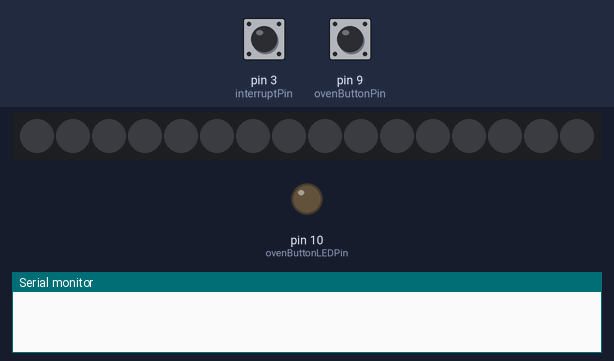
A sketch run on a simulated Arduino Uno, built with avr-gcc and run on an emulated ATmega328P. Shown: 16 RGB LEDs in strip order, left to right, output pins drawn as LEDs (lit = HIGH), the last lines printed to the serial monitor. Inputs (shaded band) come from the test bench; at power-on: pin 9 (ovenButtonPin) HIGH, pin 3 (interruptPin) HIGH. Dim RGB values are drawn brighter than linear.

Above: at 1.2 s.
1.3 s: pin 9 (ovenButtonPin) pulled LOW for 0.15 s
At 1.33 s:
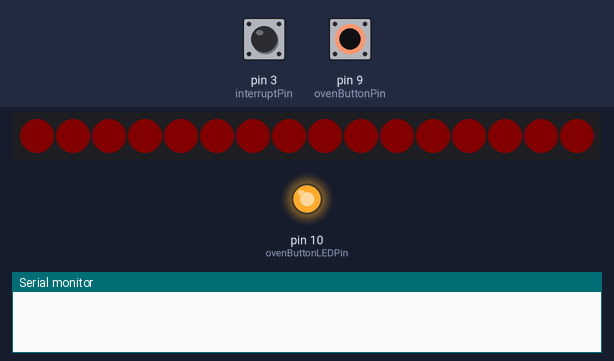
2.0 s: pin 3 (interruptPin) pulled LOW for 0.15 s
2.7 s: pin 9 (ovenButtonPin) pulled LOW for 3.2 s
At 5.01 s:
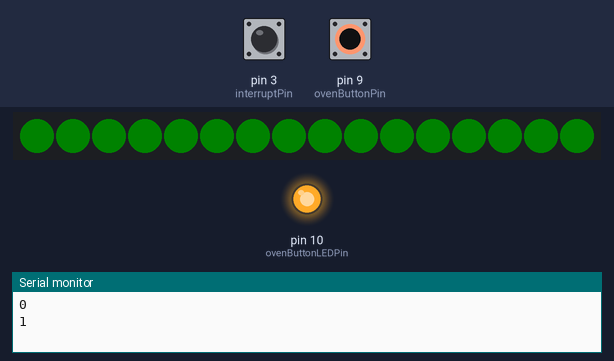
6.5 s: pin 3 (interruptPin) pulsed LOW 2 times (0.12 s each, 0.3 s apart)
8.6 s: pin 9 (ovenButtonPin) pulled LOW for 1 s
At 9.1 s:
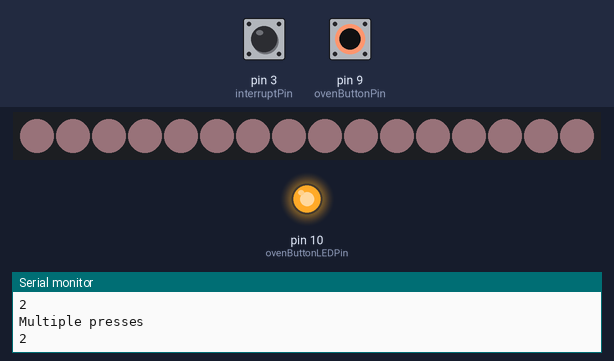
Timing chart, 0 to 11.2 s (numbered marks = the images above; inputs shaded):
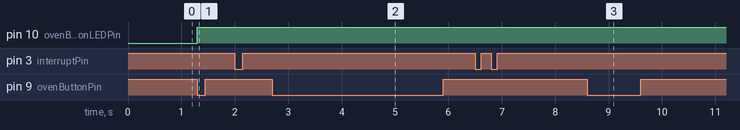

Measured:
- after the input at 1.3 s, pin 10 (ovenButtonLEDPin): LOW → HIGH at once; the LEDs: first change at once (image 1 shows a later state)
- after the input at 2.7 s, pin 10 (ovenButtonLEDPin): stays HIGH (without the input it goes to LOW after 2.3 s); the LEDs: first differ from a run without the input after 2.3 s (image 2)
- after the input at 8.6 s, pin 10 (ovenButtonLEDPin): stays HIGH (without the input it goes to LOW after 0.07 s)

The sketch:

testLED_strip_FullFunctionality_test.ino
```cpp
#include "FastLED.h"

// ***** LUMENATI VARIABLES *******
//Number of LEDs
#define NUM_LEDS_STRIP 16

//Define our clock and data lines for the lumenati strip
#define DATA_PIN_STRIP 7
#define CLOCK_PIN_STRIP 6

#define WAIT 20
#define MAXBRIGHTNESS 100
#define MINBRIGHTNESS 10

//Create the LED array for the strip
CRGB leds[NUM_LEDS_STRIP];

// ******** Cycle Variables *********
const byte interruptPin = 3;
volatile byte state = LOW;
int modButtonCycle = 0;
const int maxCycles = 4;

// Interrupt debounce variable
static unsigned long last_interrupt_time = 0;

// ************ Cool Button Variables ********
const int ovenButtonPin = 9; // Connected to NO1 pin: Normally Open Pin
const int ovenButtonLEDPin = 10; // Connected to the + LED Pin
// Connect both C1: Common Pin and - LED Pin on button to GND
// Sparkfun says you don't need a resistor, already included.

int ovenButtonState = LOW;

void setup() {

  //Tell FastLED what we're using. Note "BGR" where you might normally find "RGB".
  //This is just to rearrange the order to make all the colors work right.
  FastLED.addLeds<APA102, DATA_PIN_STRIP, CLOCK_PIN_STRIP, BGR>(leds, NUM_LEDS_STRIP);

  //Set global brightness
  FastLED.setBrightness(0);

  pinMode(interruptPin, INPUT_PULLUP);
  attachInterrupt(digitalPinToInterrupt(interruptPin), cycle, RISING);

  pinMode(ovenButtonPin, INPUT_PULLUP);
  pinMode(ovenButtonLEDPin, OUTPUT);

  Serial.begin(9600);
}

void loop() {

  ovenButtonState = digitalRead(ovenButtonPin);
  if (ovenButtonState == LOW) {
    digitalWrite(ovenButtonLEDPin, HIGH); // turn on the button LED
    if (modButtonCycle == 0)
    {
      glowRed(MINBRIGHTNESS, MAXBRIGHTNESS);
    }
    else if (modButtonCycle == 1) {
      glowGreen(MINBRIGHTNESS, MAXBRIGHTNESS);
    }
    else if (modButtonCycle == 2) {
      glowPink(MINBRIGHTNESS, MAXBRIGHTNESS);
    }
    else {
      glowBlue(MINBRIGHTNESS, MAXBRIGHTNESS);
    }
    delay(WAIT);

  }
  else {
    digitalWrite(ovenButtonLEDPin, LOW);
    // turn all LEDs off
    for (int led = 0; led < NUM_LEDS_STRIP; led++) {
      leds[led] = CRGB::Black;
    }
    FastLED.show();
  }

}

// ******** SUB FUNCTIONS ***************

// Interrupt function to change the "cycle"
void cycle() {
  unsigned long interrupt_time = millis();

  if (interrupt_time - last_interrupt_time > 500)
  {
    Serial.println(modButtonCycle);
    if (modButtonCycle < maxCycles - 1) {
      modButtonCycle++;
    }
    else {
      modButtonCycle = 0;

    }
  }
  else {
    Serial.println("Multiple presses");
  }
  last_interrupt_time = interrupt_time;
  Serial.println(modButtonCycle);
}

// ***** COLOR GLOWING FUNCTIONS BELOW ********

// glow red function
void glowRed(int minBrightness, int maxBrightness) {
  // turn all LEDs on
  //Set global brightness
  FastLED.setBrightness(0);

  for (int led = 0; led < NUM_LEDS_STRIP; led++) {
    leds[led] = CRGB::Maroon;
  }
  FastLED.show();

  // glowing UP
  for (int t = minBrightness; t < maxBrightness; t++) {
    FastLED.setBrightness(t);
    FastLED.show();
    delay(WAIT);
  }

  // glowing DOWN
  for (int t = maxBrightness; t > minBrightness; t--) {
    FastLED.setBrightness(t);
    FastLED.show();
    delay(WAIT);
  }
}

// glow pink function
void glowPink(int minBrightness, int maxBrightness) {
  // turn all LEDs on
  //Set global brightness
  FastLED.setBrightness(0);

  for (int led = 0; led < NUM_LEDS_STRIP; led++) {
    leds[led] = CRGB::Pink;
  }
  FastLED.show();

  // glowing UP
  for (int t = minBrightness; t < maxBrightness; t++) {
    FastLED.setBrightness(t);
    FastLED.show();
    delay(WAIT);
  }

  // glowing DOWN
  for (int t = maxBrightness; t > minBrightness; t--) {
    FastLED.setBrightness(t);
    FastLED.show();
    delay(WAIT);
  }
}

// glow blue function
void glowBlue(int minBrightness, int maxBrightness) {
  // turn all LEDs on
  //Set global brightness
  FastLED.setBrightness(0);

  for (int led = 0; led < NUM_LEDS_STRIP; led++) {
    leds[led] = CRGB::DeepSkyBlue;
  }
  FastLED.show();

  // glowing UP
  for (int t = minBrightness; t < maxBrightness; t++) {
    FastLED.setBrightness(t);
    FastLED.show();
    delay(WAIT);
  }

  // glowing DOWN
  for (int t = maxBrightness; t > minBrightness; t--) {
    FastLED.setBrightness(t);
    FastLED.show();
    delay(WAIT);
  }
}

// glow green function
void glowGreen(int minBrightness, int maxBrightness) {
  // turn all LEDs on
  //Set global brightness
  FastLED.setBrightness(0);

  for (int led = 0; led < NUM_LEDS_STRIP; led++) {
    leds[led] = CRGB::Green;
  }
  FastLED.show();

  // glowing UP
  for (int t = minBrightness; t < maxBrightness; t++) {
    FastLED.setBrightness(t);
    FastLED.show();
    delay(WAIT);
  }

  // glowing DOWN
  for (int t = maxBrightness; t > minBrightness; t--) {
    FastLED.setBrightness(t);
    FastLED.show();
    delay(WAIT);
  }
}
```
